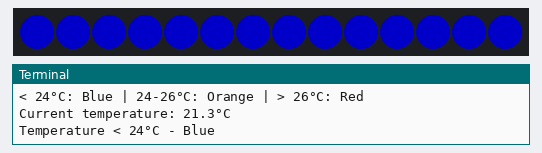
A program run on a simulated Raspberry Pi (BCM pin numbers). Parts: 14 RGB LEDs in strip order, left to right, the last lines printed to the terminal. Dim RGB values are drawn brighter than linear; random numbers come from a fixed seed; files that are not in the repository are absent.

Above: at 0.2 s.
At 2.4 s:
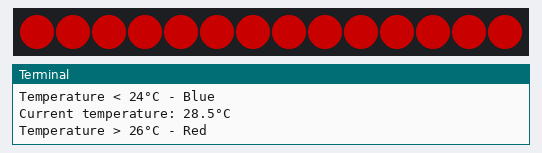
At 8.8 s:
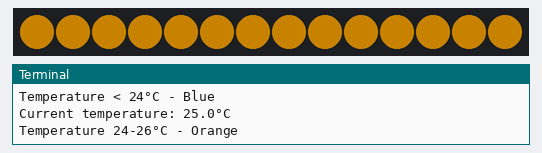
At 11.8 s:
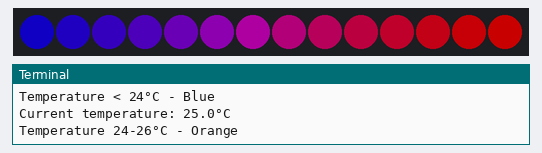
At 21.0 s:
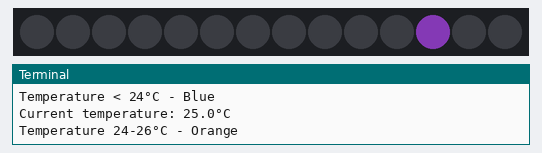
At 31.43 s:
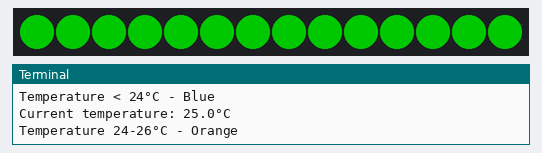

The program:

newLED.py
```python
#!/usr/bin/env python3
import time
import random
from rpi_ws281x import PixelStrip, Color
import os

LED_COUNT = 14
LED_PIN = 18


LED_FREQ_HZ = 800000  # LED signal frequency in hertz (usually 800khz)
LED_DMA = 10          # DMA channel to use for generating signal (try 10)
LED_BRIGHTNESS = 100  # Set to 0 for darkest and 255 for brightest
LED_INVERT = False    # True to invert the signal (when using NPN transistor level shift)
LED_CHANNEL = 0       # set to '1' for GPIOs 13, 19, 41, 45 or 53

# Create NeoPixel object with appropriate configuration.
strip = PixelStrip(LED_COUNT, LED_PIN, LED_FREQ_HZ, LED_DMA, LED_INVERT, LED_BRIGHTNESS, LED_CHANNEL)

# Intialize the library (must be called once before other functions).
strip.begin()

#Toggle all LED light colors
def change_color(color, wait_ms=20):
    for i in range(strip.numPixels()):
        strip.setPixelColor(i, color)
        strip.show()
        time.sleep(wait_ms / 1000.0)

#random
def random_lights():
    for i in range(10):
        #LED 0-4
        num = random.randint(0,strip.numPixels()-1)
        r = random.randint(0,255)
        g = random.randint(0,255)
        b = random.randint(0,255)
        strip.setPixelColor(num, Color(r,g,b))
        strip.show()
        time.sleep(1)
        change_color(Color(0,0,0))

#water
def water_lights(color):
    count = 0
    while True:
        for i in range(strip.numPixels()):
            strip.setPixelColor(i, color)
            strip.show()
            time.sleep(0.1)
        change_color(Color(0,0,0))
        time.sleep(0.5)
        count = count + 1
        if count >= 5:
            change_color(Color(0,0,0))
            break

# breathing
def breathing(color):
    strip.setBrightness(0)
    change_color(color)
    strip.show()
    brightness = 0
    increment = 1
    count = 0
    while True:
        brightness = brightness + increment
        strip.setBrightness(brightness)
        strip.show()
        time.sleep(0.01)
        if brightness <= 0 or brightness >= 255:
            increment = -increment
            count = count + 1
        if count == 7:
            change_color(Color(0,0,0))
            break

#R to B
def showRtoB():
    G = 0
    B = 255
    R = 0
    for i in range(strip.numPixels()):
        B = max(B - 19, 0)
        R = min(R + 19, 255)
        strip.setPixelColor(i, Color(R, G, B))
        strip.show()
        time.sleep(0.05)
    time.sleep(5)
    change_color(Color(0, 0, 0))

# Read temperature from sensor
def get_temperature():
    try:
        # Read from DHT sensor or system temperature
        # Using /sys/class/thermal/thermal_zone0/temp for CPU temperature
        with open('/sys/class/thermal/thermal_zone0/temp', 'r') as f:
            temp = int(f.read()) / 1000.0
        return temp
    except:
        # If sensor not available, return random temperature for testing
        return random.uniform(20, 30)

# Change LED color based on temperature
def temp_color_control():
    print("Temperature-based LED color control started")
    print("< 24°C: Blue | 24-26°C: Orange | > 26°C: Red")
    count = 0
    while count < 5:
        temp = get_temperature()
        print(f"Current temperature: {temp:.1f}°C")

        if temp < 24:
            # Blue color for temperature below 24°C
            color = Color(0, 0, 255)
            print("Temperature < 24°C - Blue")
        elif 24 <= temp <= 26:
            # Orange color for temperature 24-26°C
            color = Color(255, 165, 0)
            print("Temperature 24-26°C - Orange")
        else:
            # Red color for temperature above 26°C
            color = Color(255, 0, 0)
            print("Temperature > 26°C - Red")

        # Display the color for 2 seconds
        change_color(color, wait_ms=10)
        time.sleep(2)
        count = count + 1

    change_color(Color(0, 0, 0))


try:
    temp_color_control()
    showRtoB()
    random_lights()
    water_lights(Color(0,255,0))
    breathing(Color(0,255,255))
except:
    pass
```

Measured:
- by itself, everything shown: repeats every 2.2 s, in 16 steps
